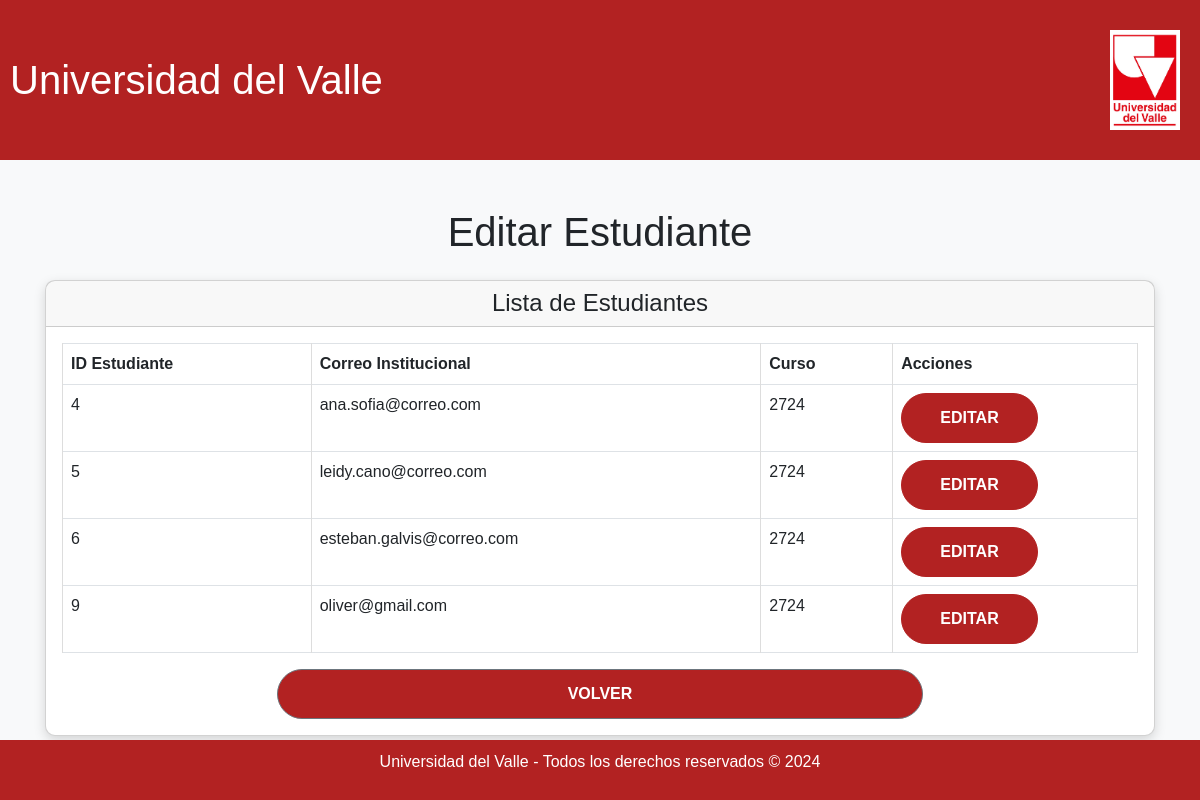
/modules/editar_usuario_encargado.php (signed in), run on the app's committed database.
### tables this page shows
CREATE TABLE `estudiante` (
  `id_estudiante` int(11) NOT NULL,
  `id_usuario` int(11) NOT NULL,
  `id_curso` int(11) NOT NULL,
  `nombre` varchar(100) NOT NULL,
  `correo_institucional` varchar(100) NOT NULL,
  `telefono` char(10) DEFAULT NULL
);

### modules/editar_usuario_encargado.php (the view, shortened to what this page needs)
<?php
include '../conexion.php';
?>
<!DOCTYPE html>
<html lang="es">
<head>
    <link rel="stylesheet" href="../css/style.css">
    <link href="https://cdn.jsdelivr.net/npm/bootstrap@5.3.0/dist/css/bootstrap.min.css" rel="stylesheet">
</head>
<body class="bg-light">
    <?php include '../includes/header.php'; ?>
    <div class="container my-5">
        <h1 class="text-center mb-4">Editar Estudiante</h1>
        <div class="card mt-4">
            <div class="card-header">
                <h4 class="mb-0">Lista de Estudiantes</h4>
            </div>
            <div class="card-body">
                <table class="table table-bordered">
                    <thead>
                        <tr>
                            <th>ID Estudiante</th>
                            <th>Correo Institucional</th>
                            <th>Curso</th>
                            <th>Acciones</th>
                        </tr>
                    </thead>
                    <tbody>
                        <?php
                        $query = "SELECT e.id_estudiante, e.correo_institucional, e.id_curso FROM estudiante e";
                        $result = mysqli_query($conn, $query);
                        while ($row = mysqli_fetch_assoc($result)): ?>
                        <tr>
                            <td><?= htmlspecialchars($row['id_estudiante'], ENT_QUOTES, 'UTF-8'); ?></td>
                            <td><?= htmlspecialchars($row['correo_institucional'], ENT_QUOTES, 'UTF-8'); ?></td>
                            <td><?= htmlspecialchars($row['id_curso'], ENT_QUOTES, 'UTF-8'); ?></td>
                            <td>
                                <form method="post">
                                    <button type="submit" class="btn btn-primary btn-sm">Editar</button>
                                </form>
                            </td>
                        </tr>
                        <?php endwhile; ?>
                    </tbody>
                </table>
                <div class="text-center mt-3">
                    <a href="encargado_dashboard.php" class="btn btn-secondary">
                        <i class="fas fa-arrow-left"></i> Volver
                    </a>
                </div>
            </div>
        </div>
    </div>
    <?php include '../includes/footer.php'; ?>
</body>
</html>

### css/style.css (style rules this page uses)
body { font-family: Arial, sans-serif; background-color: #f8f9fa; margin: 0; padding: 0; }
.container { width: 1200px; margin: 0 auto; margin-top: 30px; margin-bottom: 30px; padding: 0 15px; text-align: center; }
.card { border-radius: 10px; box-shadow: 0 4px 12px rgba(0, 0, 0, 0.15); transition: transform 0.3s ease, box-shadow 0.3s ease; }
.btn { background-color: #B22222; color: white; border-radius: 25px; padding: 12px 20px; font-size: 16px; font-weight: bold; width: 60%; align-self: center; text-transform: uppercase; transition: background-color 0.3s ease, transform 0.2s ease; }
.btn-primary { background-color: #B22222 !important; border-color: #B22222 !important; color: white !important; border-radius: 25px; font-weight: bold; padding: 12px 20px; transition: background-color 0.3s ease, transform 0.2s ease; }
table { width: 100%; border-collapse: collapse; margin-bottom: 20px; }
table, th, td { border: 1px solid #ddd; }
th, td { padding: 10px; text-align: left; }
th { background-color: #b00000; color: white; }
a { color: #b00000; text-decoration: none; }
button { background-color: #c8102e; color: white; padding: 10px; width: 100%; border: none; border-radius: 4px; cursor: pointer; font-size: 16px; }

### data on the page
estudiante: id_estudiante "4", correo_institucional "ana.sofia@correo.com", id_curso "2724"
estudiante: id_estudiante "5", correo_institucional "leidy.cano@correo.com", id_curso "2724"
estudiante: id_estudiante "6", correo_institucional "esteban.galvis@correo.com", id_curso "2724"
estudiante: id_estudiante "9", correo_institucional "oliver@gmail.com", id_curso "2724"
